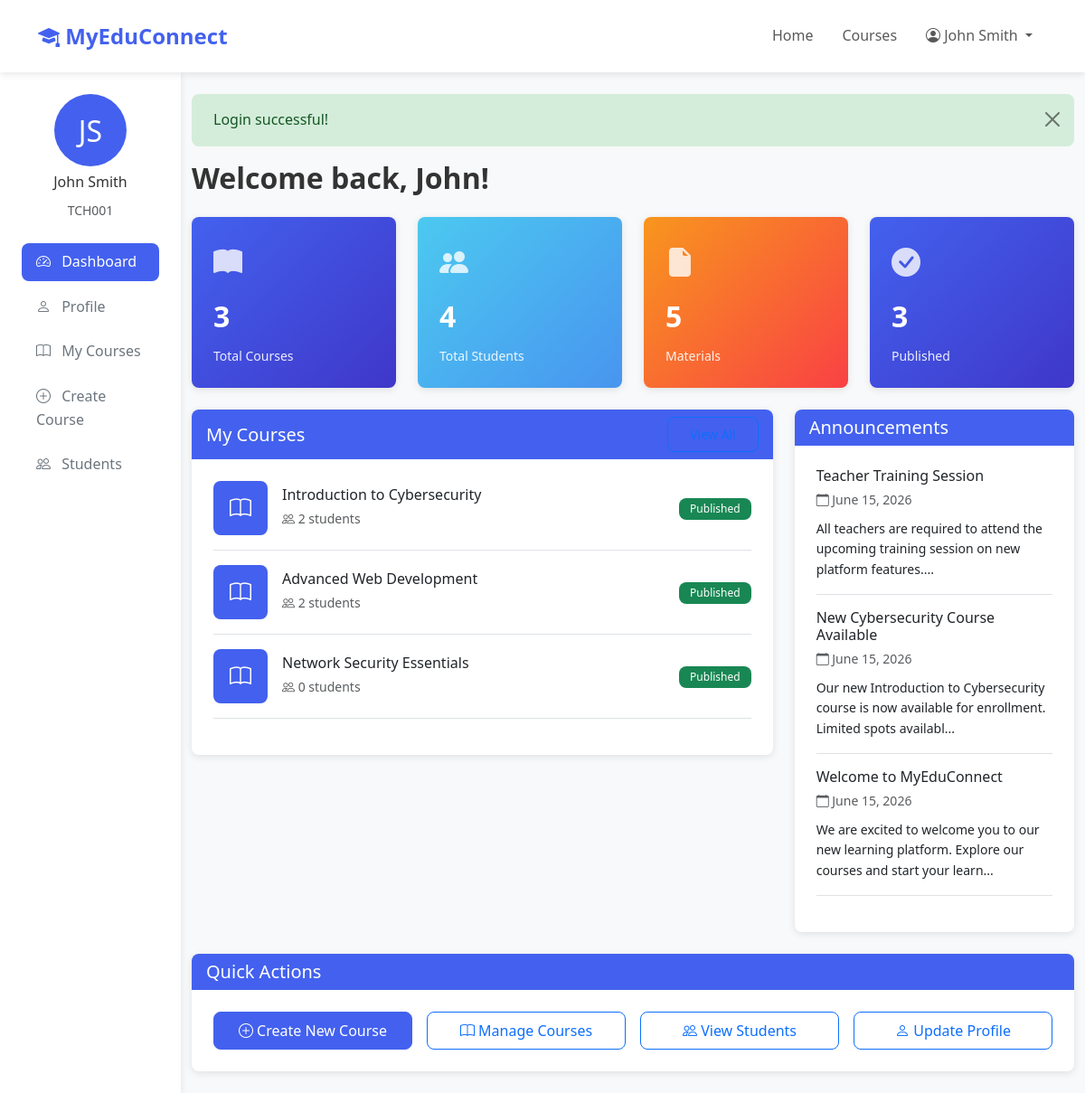
The page /teacher/dashboard.php (signed in) on the database its author committed.
### tables this page shows
CREATE TABLE teachers (
    teacher_id INT AUTO_INCREMENT PRIMARY KEY,
    user_id INT UNIQUE NOT NULL,
    teacher_id_number VARCHAR(50) UNIQUE NOT NULL,
    department VARCHAR(100),
    specialization VARCHAR(255),
    qualification VARCHAR(255),
    hire_date DATE,
    salary DECIMAL(10, 2),
    bio TEXT,
    FOREIGN KEY (user_id) REFERENCES users(user_id) ON DELETE CASCADE,
    INDEX idx_teacher_id_number (teacher_id_number),
    INDEX idx_department (department)
);

CREATE TABLE users (
    user_id INT AUTO_INCREMENT PRIMARY KEY,
    email VARCHAR(255) UNIQUE NOT NULL,
    password VARCHAR(255) NOT NULL,
    first_name VARCHAR(100) NOT NULL,
    last_name VARCHAR(100) NOT NULL,
    phone VARCHAR(20),
    address TEXT,
    profile_picture VARCHAR(255),
    role ENUM('student', 'teacher', 'admin') NOT NULL,
    status ENUM('active', 'inactive', 'suspended') DEFAULT 'active',
    created_at TIMESTAMP DEFAULT CURRENT_TIMESTAMP,
    updated_at TIMESTAMP DEFAULT CURRENT_TIMESTAMP ON UPDATE CURRENT_TIMESTAMP,
    last_login TIMESTAMP NULL,
    INDEX idx_email (email),
    INDEX idx_role (role),
    INDEX idx_status (status)
);

CREATE TABLE courses (
    course_id INT AUTO_INCREMENT PRIMARY KEY,
    title VARCHAR(255) NOT NULL,
    description TEXT,
    instructor_id INT NOT NULL,
    category VARCHAR(100),
    thumbnail VARCHAR(255),
    price DECIMAL(10, 2) DEFAULT 0.00,
    duration_weeks INT DEFAULT 8,
    max_students INT DEFAULT 50,
    enrollment_count INT DEFAULT 0,
    status ENUM('draft', 'published', 'archived') DEFAULT 'draft',
    created_at TIMESTAMP DEFAULT CURRENT_TIMESTAMP,
    updated_at TIMESTAMP DEFAULT CURRENT_TIMESTAMP ON UPDATE CURRENT_TIMESTAMP,
    FOREIGN KEY (instructor_id) REFERENCES teachers(teacher_id) ON DELETE CASCADE,
    INDEX idx_instructor (instructor_id),
    INDEX idx_category (category),
    INDEX idx_status (status),
    INDEX idx_title (title)
);

CREATE TABLE announcements (
    announcement_id INT AUTO_INCREMENT PRIMARY KEY,
    title VARCHAR(255) NOT NULL,
    content TEXT NOT NULL,
    author_id INT NOT NULL,
    author_type ENUM('admin', 'teacher') NOT NULL,
    target_audience ENUM('all', 'students', 'teachers', 'specific_course') DEFAULT 'all',
    course_id INT NULL,
    priority ENUM('low', 'medium', 'high') DEFAULT 'medium',
    status ENUM('draft', 'published', 'archived') DEFAULT 'draft',
    created_at TIMESTAMP DEFAULT CURRENT_TIMESTAMP,
    updated_at TIMESTAMP DEFAULT CURRENT_TIMESTAMP ON UPDATE CURRENT_TIMESTAMP,
    FOREIGN KEY (course_id) REFERENCES courses(course_id) ON DELETE CASCADE,
    INDEX idx_author (author_id),
    INDEX idx_status (status),
    INDEX idx_priority (priority),
    INDEX idx_created_at (created_at)
);

### teacher/dashboard.php (the view, shortened to what the rows shown need)
<?php
require_once '../includes/functions.php';
$teacher = getTeacherByUserId(getCurrentUserId());
$courses = getCoursesByTeacher($teacher['teacher_id']);
$announcements = getAnnouncements(5);
?>
<!DOCTYPE html>
<html lang="en">
<head>
    <link href="https://cdn.jsdelivr.net/npm/bootstrap@5.3.0/dist/css/bootstrap.min.css" rel="stylesheet">
    <link href="https://cdn.jsdelivr.net/npm/bootstrap-icons@1.10.0/font/bootstrap-icons.css" rel="stylesheet">
    <link href="<?php echo APP_URL; ?>/assets/css/style.css" rel="stylesheet">
</head>
<body>
    <div class="container-fluid">
        <div class="row">
            <div class="col-md-3 col-lg-2 sidebar">
                <div class="mb-4">
                    <div class="text-center mb-3">
                        <div style="width: 80px; height: 80px; background: var(--primary-color); border-radius: 50%; margin: 0 auto; display: flex; align-items: center; justify-content: center; color: white; font-size: 2rem;">
                            <?php echo strtoupper(substr($teacher['first_name'], 0, 1)) . strtoupper(substr($teacher['last_name'], 0, 1)); ?>
                        </div>
                        <h6 class="mt-2"><?php echo htmlspecialchars($teacher['first_name'] . ' ' . $teacher['last_name']); ?></h6>
                        <small class="text-muted"><?php echo htmlspecialchars($teacher['teacher_id_number']); ?></small>
                    </div>
                </div>
            </div>
            <div class="col-md-9 col-lg-10 py-4">
                <?php $flash = getFlashMessage(); ?>
                <?php if ($flash): ?>
                    <div class="alert alert-<?php echo $flash['type']; ?> alert-dismissible fade show" role="alert">
                        <?php echo htmlspecialchars($flash['message']); ?>
                        <button type="button" class="btn-close" data-bs-dismiss="alert"></button>
                    </div>
                <?php endif; ?>
                <h2 class="fw-bold mb-4">Welcome back, <?php echo htmlspecialchars($teacher['first_name']); ?>!</h2>
                <div class="row g-4 mb-4">
                    <div class="col-md-3">
                    </div>
                    <div class="col-md-3">
                    </div>
                    <div class="col-md-3">
                    </div>
                    <div class="col-md-3">
                    </div>
                </div>
                <div class="row">
                    <div class="col-lg-8 mb-4">
                        <div class="card">
                            <div class="card-body">
                                <?php if (!empty($courses)): ?>
                                    <?php foreach (array_slice($courses, 0, 3) as $course): ?>
                                        <div class="d-flex align-items-center mb-3 pb-3 border-bottom">
                                            <div style="width: 60px; height: 60px; background: var(--primary-color); border-radius: 8px; display: flex; align-items: center; justify-content: center; color: white; font-size: 1.5rem; margin-right: 1rem;">
                                                <i class="bi bi-book"></i>
                                            </div>
                                            <div class="flex-grow-1">
                                                <h6 class="mb-1"><?php echo htmlspecialchars($course['title']); ?></h6>
                                                <small class="text-muted">
                                                    <i class="bi bi-people"></i> <?php echo $course['enrollment_count']; ?> students
                                                </small>
                                            </div>
                                            <div class="text-end">
                                                <span class="badge bg-<?php echo $course['status'] === 'published' ? 'success' : 'warning'; ?>">
                                                    <?php echo ucfirst($course['status']); ?>
                                                </span>
                                            </div>
                                        </div>
                                    <?php endforeach; ?>
                                <?php endif; ?>
                            </div>
                        </div>
                    </div>
                    <div class="col-lg-4 mb-4">
                        <div class="card">
                            <div class="card-body">
                                <?php if (!empty($announcements)): ?>
                                    <?php foreach ($announcements as $announcement): ?>
                                        <div class="mb-3 pb-3 border-bottom">
                                            <h6 class="mb-1"><?php echo htmlspecialchars($announcement['title']); ?></h6>
                                            <small class="text-muted">
                                                <i class="bi bi-calendar"></i> <?php echo formatDate($announcement['created_at']); ?>
                                            </small>
                                            <p class="mb-0 mt-2 small"><?php echo substr(htmlspecialchars($announcement['content']), 0, 100); ?>...</p>
                                        </div>
                                    <?php endforeach; ?>
                                <?php else: ?>
                                    <p class="text-muted text-center py-3">No announcements at this time.</p>
                                <?php endif; ?>
                            </div>
                        </div>
                    </div>
                </div>
                <div class="row">
                    <div class="col-12">
                    </div>
                </div>
            </div>
        </div>
    </div>
</body>
</html>

### rows shown on the page
teachers: user.first_name "J", user.last_name "S", user.last_name "John Smith", teacher_id_number "TCH001", user.first_name "John"
courses: title "Introduction to Cybersecurity", enrollment_count "2", status "Published"
courses: title "Advanced Web Development", enrollment_count "2", status "Published"
courses: title "Network Security Essentials", enrollment_count "0", status "Published"
announcements: title "Teacher Training Session", created_at "June 15, 2026", content "All teachers are required to attend the upcoming training session on new platform features."
announcements: title "New Cybersecurity Course Available", created_at "June 15, 2026", content "Our new Introduction to Cybersecurity course is now available for enrollment. Limited spots availabl"
announcements: title "Welcome to MyEduConnect", created_at "June 15, 2026", content "We are excited to welcome you to our new learning platform. Explore our courses and start your learn"

### other values the page prints
APP_NAME "MyEduConnect"
$_SESSION['user_name'] "John Smith"
$flash['message'] "Login successful!"
$totalCourses "3"
$totalEnrollments "4"
